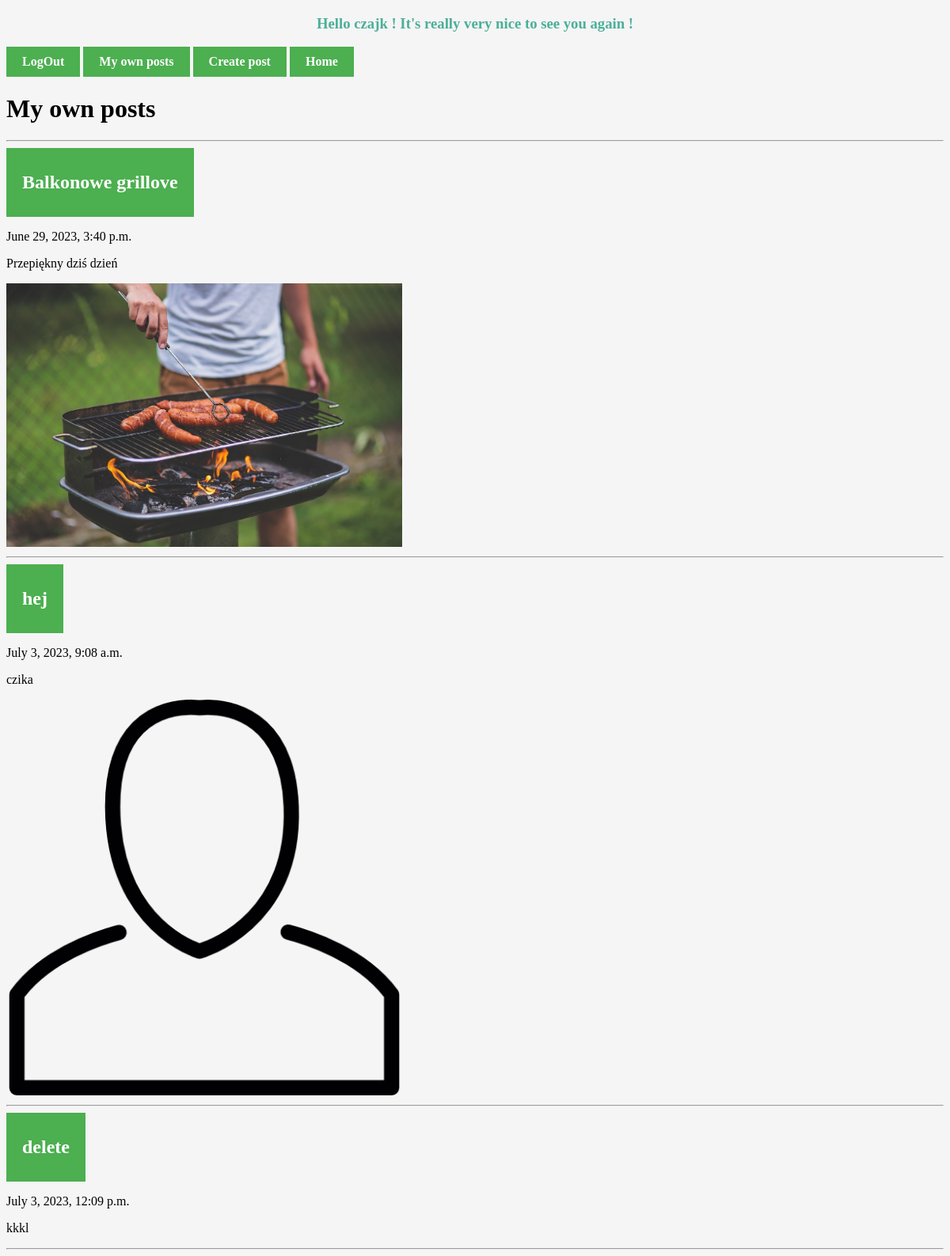
The page /myOwn/ (signed in) on the database as committed earlier.
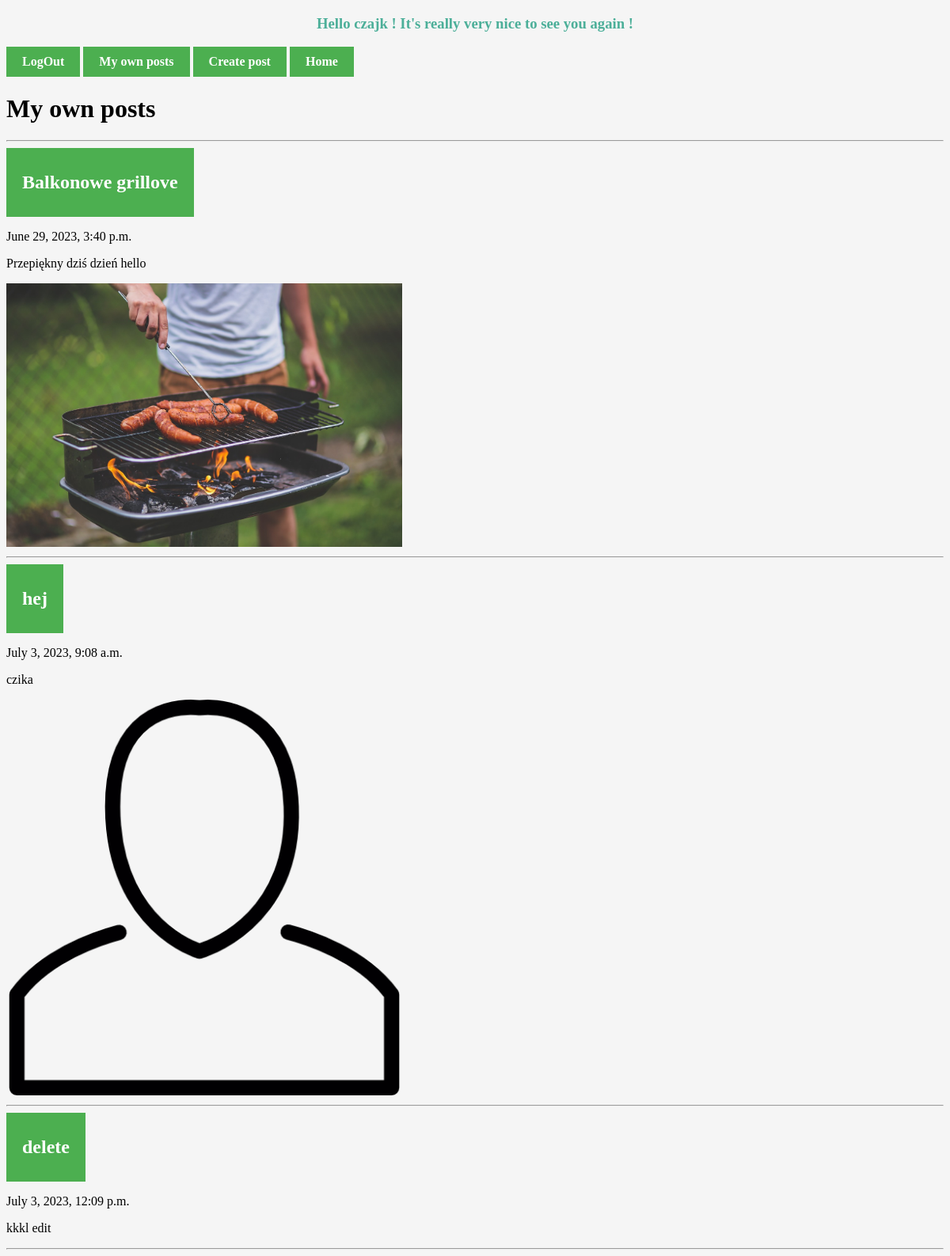
The same page on the database as committed later.
### Registration/models.py (models this page shows, shortened)
class Posts(models.Model):
    title = models.CharField(max_length=200)
    dec = models.TextField(blank=True)
    createDate = models.DateTimeField(auto_now_add=True) # automatically filled by Django during creation
    published = models.BooleanField()
    image = models.ImageField(upload_to='images/',blank=True)
    user = models.ForeignKey(User, on_delete=models.CASCADE) # Creating many to many relationship with User model
    topics = [
        ('', 'Wybierz temat'),
        ('sold', 'Sprzedam'),
        ('buy', 'Kupię'),
        ('rent', 'Wypożyczę'),
        ('look', 'Szukam'),
        ('else', 'Inne'),
    ]
    topic = models.CharField(max_length=4, choices=topics, default='')

### Registration/views.py (the view)
# urls.py: path('myOwn/', views.myOwn, name='myOwn'),
def myOwn(request):
    posts = Posts.objects.filter(user=request.user)
    return render(request, 'myOwn.html', {"posts":posts})

### Registration/TEMPLATES/myOwn.html
{% extends 'base.html' %}
{% block content %}
<h1>My own posts</h1>
{% for post in posts %}
<hr>
<a href="{% url 'detailPost' post.id %}"><h2>{{post.title}}</h2></a>
<p>{{post.createDate}}</p>
<p>{{post.dec}}</p>
{% if post.image %}
<img src="{{post.image.url}}" style="width: 500px">
{% endif %}
{% endfor %}
<hr>
{% endblock content %}

Rows that differ between the two databases and show on the page:
changed Posts "Balkonowe grillove": dec "Przepiękny dziś dzień" → "Przepiękny dziś dzień hello"
changed Posts "delete": dec "kkkl" → "kkkl edit"
